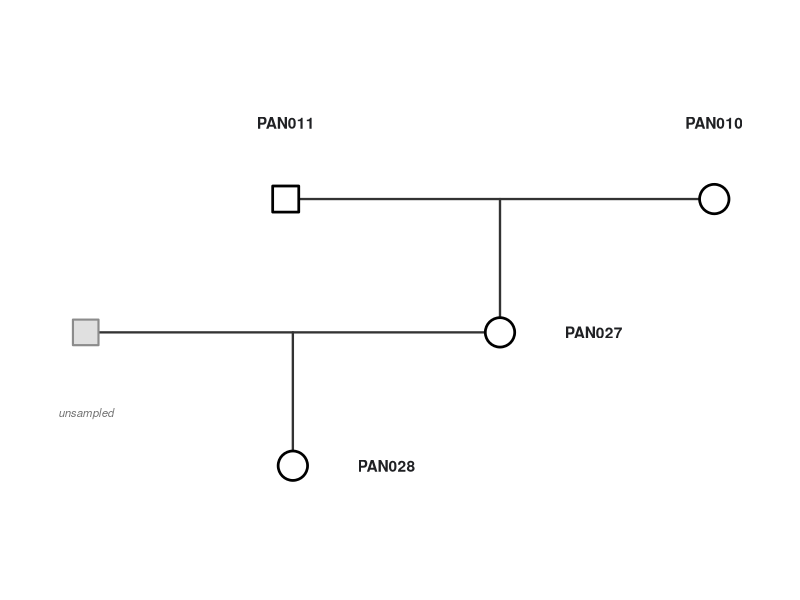
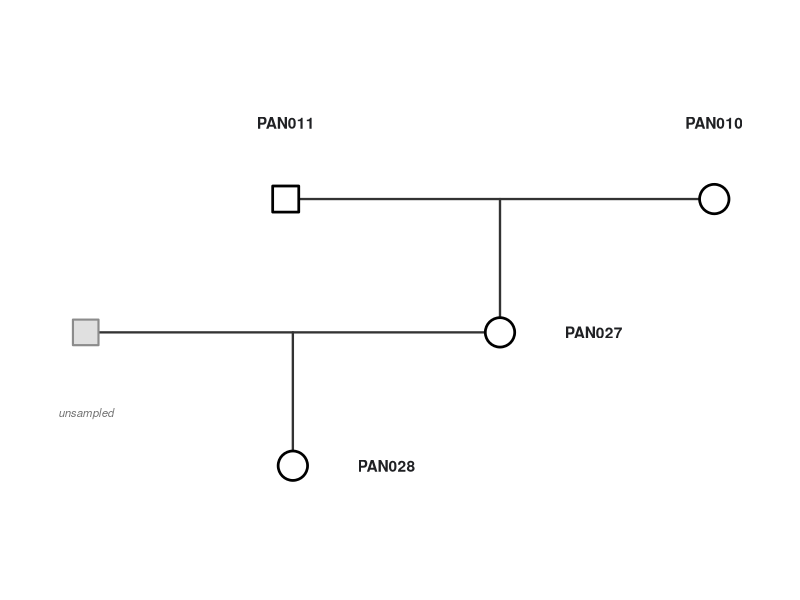

Recreate these plots in R, in order.
#!/usr/bin/env Rscript
# Fig 5 panel A -- pedigree of the WashU trio-of-trios comparisons.
# Standalone piece (no panel letter; the "A" is added in paper.tex via overpic).
# Output: submission/fig/MainFigures/Fig5A_pedigree.{pdf,png}, 3600 x 300 units
# to stack cleanly above the B/C/D ribbon panels (same 3600-wide coordinate).

suppressPackageStartupMessages(library(ggplot2))

.args <- commandArgs(trailingOnly = FALSE)
.f    <- sub("^--file=", "", .args[grep("^--file=", .args)])
root  <- if (length(.f)) normalizePath(file.path(dirname(.f), "..", "..", "..")) else getwd()
out   <- file.path(root, "submission/fig/MainFigures")
dir.create(out, recursive = TRUE, showWarnings = FALSE)

TEXT <- "#202124"
GG_TS <- function(svg) svg * 1.55 / 11.856

# tight framing window around the pedigree only (data units; y grows downward)
XLO <- 55; XHI <- 475; YLO <- -4; YHI <- 230
G1Y <- 60; G2Y <- 130; G3Y <- 200   # three generation rows (compact vertical spacing)

# Faithful WashU trio-of-trios topology (Cechova et al.):
#   gen-1  PAN011 (grandfather, square)  x  PAN010 (grandmother, circle)
#   gen-2  their daughter PAN027 (mother, circle)  x  unsampled father (open square)
#   gen-3  granddaughter PAN028 (circle), child of PAN027 x the unsampled father
# labels are sample IDs only (roles are given in the caption) to keep the panel compact
PAN011_X <- 205; PAN010_X <- 430; UNS_X <- 100
G1_MX <- (PAN011_X + PAN010_X) / 2   # gen-1 couple midpoint (descent drops to PAN027)
G2_MX <- (UNS_X + G1_MX) / 2         # gen-2 couple midpoint (descent drops to PAN028)

ped <- data.frame(
  x     = c(PAN011_X, PAN010_X, G1_MX, G2_MX),
  y     = c(G1Y,      G1Y,      G2Y,   G3Y),
  shape = c(22,       21,       21,    21),
  lab   = c("PAN011", "PAN010", "PAN027", "PAN028"),
  labx  = c(PAN011_X, PAN010_X, G1_MX + 34, G2_MX + 34),
  laby  = c(G1Y - 40, G1Y - 40, G2Y, G3Y),
  hj    = c(0.5, 0.5, 0, 0))
# unsampled father of the granddaughter (open square, not sequenced)
partner <- data.frame(x = UNS_X, y = G2Y)
# gen-1 marriage bar, descent to PAN027, gen-2 marriage bar (PAN027 x partner), descent to PAN028
lines <- data.frame(
  x    = c(PAN011_X, G1_MX, UNS_X, G2_MX),
  xend = c(PAN010_X, G1_MX, G1_MX, G2_MX),
  y    = c(G1Y,      G1Y,   G2Y,   G2Y),
  yend = c(G1Y,      G2Y,   G2Y,   G3Y))

p <- ggplot() +
  geom_segment(data = lines, aes(x = x, xend = xend, y = y, yend = yend),
               color = "#333333", linewidth = 0.8, lineend = "round") +
  geom_point(data = partner, aes(x = x, y = y), shape = 22, fill = "grey88",
             color = "grey55", size = 9, stroke = 1.1) +
  geom_point(data = ped, aes(x = x, y = y, shape = shape), fill = "white",
             color = "black", size = 9, stroke = 1.4) +
  geom_text(data = ped, aes(x = labx, y = laby, label = lab, hjust = hj),
            size = GG_TS(30), fontface = "bold", color = TEXT) +
  geom_text(data = partner, aes(x = x, y = y + 42), label = "unsampled",
            size = GG_TS(22), color = "grey45", fontface = "italic") +
  scale_shape_identity() + scale_fill_identity() +
  scale_y_reverse(limits = c(YHI, YLO), expand = c(0, 0)) +
  scale_x_continuous(limits = c(XLO, XHI), expand = c(0, 0)) +
  coord_fixed(ratio = 1, clip = "off") +
  theme_void() + theme(legend.position = "none",
    plot.background = element_rect(fill = "white", color = NA))

ggsave(file.path(out, "Fig5A_pedigree.pdf"), p,
       width = 2.9, height = 2.9 * (YHI - YLO) / (XHI - XLO), bg = "white")
ggsave(file.path(out, "Fig5A_pedigree.png"), p,
       width = 2.9, height = 2.9 * (YHI - YLO) / (XHI - XLO), dpi = 300, bg = "white")
cat("wrote", file.path(out, "Fig5A_pedigree.{pdf,png}"), "\n")
